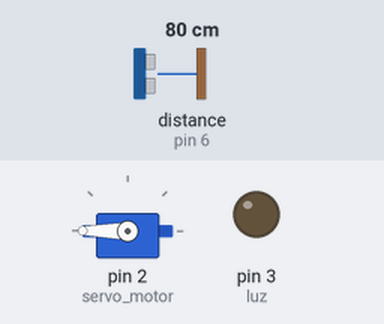
A sketch run on a simulated Arduino Uno, built with avr-gcc and run on an emulated ATmega328P. Parts: servo, output pins drawn as LEDs (lit = HIGH). Wiring (inferred from the names in the program): ultrasonic range finder: trigger pin 7; echo pin 6. The test bench sets the inputs (shaded band); at power-on: distance to the obstacle (sensor on pin 6) 80 cm. The echo pulse lasts 58.3 µs per cm; pins used as bus, display or sensor lines are not drawn.

Above: at 1.2 s.
1.3 s: distance to the obstacle (sensor on pin 6) set to 60 cm
2.8 s: distance to the obstacle (sensor on pin 6) set to 49 cm
At 4.0 s:
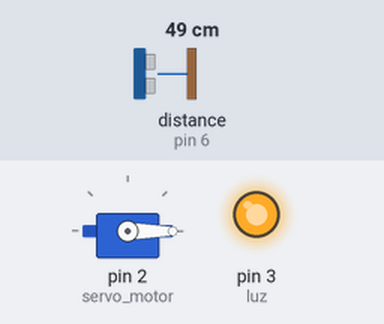
4.3 s: distance to the obstacle (sensor on pin 6) set to 120 cm
At 5.4 s:
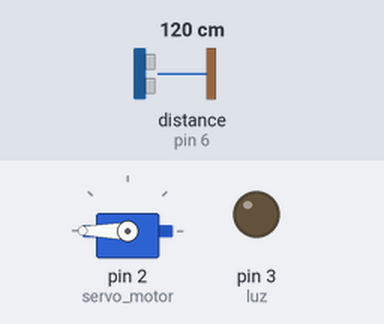
5.8 s: distance to the obstacle (sensor on pin 6) set to 2 cm
At 6.3 s:
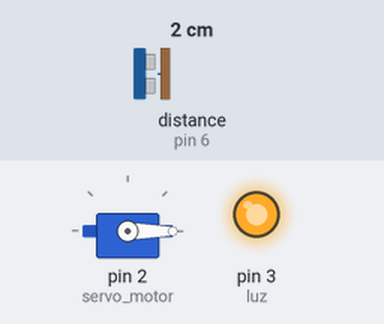
Timing chart, 0 to 8.3 s (numbered marks = the images above; inputs shaded):
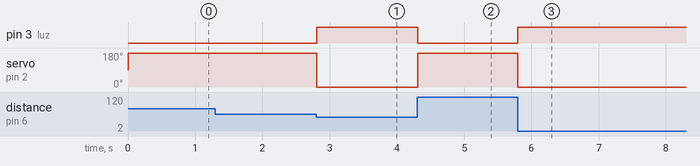

Measured:
- the behaviour switches between 55 and 54 cm on distance to the obstacle (sensor on pin 6) (found by bisection; images 0 and 1)
- after the input at 1.3 s, every drawn part: stays the same
- after the input at 2.8 s, pin 3 (luz): LOW → HIGH at once; servo on pin 2 (servo_motor): 180° → 0° at once
- after the input at 4.3 s, pin 3 (luz): HIGH → LOW at once; servo on pin 2 (servo_motor): 0° → 180° at once
- after the input at 5.8 s, pin 3 (luz): LOW → HIGH at once; servo on pin 2 (servo_motor): 180° → 0° at once

The sketch:

Projeto_Final.ino
```cpp
#include <Servo.h>
#define trig 7
#define echo 6

Servo servol;

int luz = 3;
int servo_motor = 2;
int cm;
int duration;

void setup(){
  //LED
  pinMode(luz, OUTPUT);

  //Servo motor
  servol.attach(servo_motor);

  //Sensor
  pinMode(trig, OUTPUT);
  pinMode(echo, INPUT);
}


void loop(){
  digitalWrite(trig, LOW);
  delayMicroseconds(5);
  digitalWrite(trig, HIGH);
  delayMicroseconds(10);
  digitalWrite(trig, LOW);

  duration = pulseIn(echo, HIGH);
  cm = (duration/2) / 29.1;


  if(cm < 55){
    digitalWrite(luz, HIGH); //LED
    servol.write(0); //Motor
  }

  else{
   digitalWrite(luz, LOW); //LED
   servol.write(180); //Motor
  }

}
```
